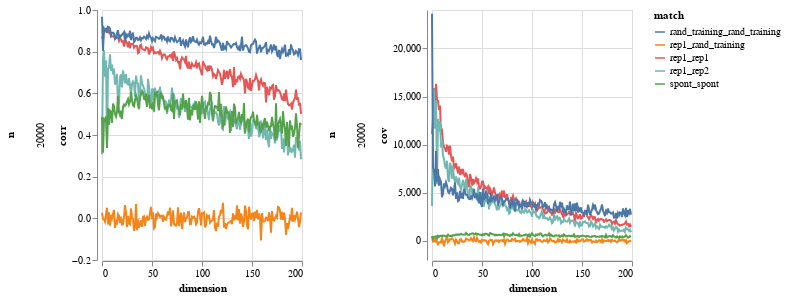

The notebook cell saved with this chart:
### Code cell
def gen_chart(data: pd.DataFrame) -> alt.Chart:
    y = "cov" if "cov" in data.columns else "corr"
    selection = alt.selection_multi(fields=["match"], bind="legend")
    base = alt.Chart(data).encode(x="dimension", y=y, color="match",)

    return (
        base.mark_line()
        .encode(
            size=alt.condition(~selection, alt.value(1), alt.value(2)),
            opacity=alt.condition(~selection, alt.value(0.4), alt.value(1)),
            row="n:N",
        )
        .properties(width=200, height=250)
        .add_selection(selection)
    )


gen_chart(innerprod_between_tests[0]) | gen_chart(innerprod_between_tests[1])

### Figure 1 — Vega-Lite specification as saved in the notebook (floating-point values rounded to 4 significant figures; data arrays with more than 128 entries replaced by an {"elided": "..."} marker saying what was removed)
{"config": {"view": {"continuousWidth": 400, "continuousHeight": 300}}, "hconcat": [{"data": {"name": "data-85a59b34eb642f84f69ddd05bac17ff3"}, "mark": "line", "encoding": {"color": {"type": "nominal", "field": "match"}, "opacity": {"condition": {"value": 0.4, "selection": {"not": "selector001"}}, "value": 1}, "row": {"type": "nominal", "field": "n"}, "size": {"condition": {"value": 1, "selection": {"not": "selector001"}}, "value": 2}, "x": {"type": "quantitative", "field": "dimension"}, "y": {"type": "quantitative", "field": "corr"}}, "height": 250, "selection": {"selector001": {"type": "multi", "fields": ["match"], "bind": "legend"}}, "width": 200}, {"data": {"name": "data-f046b8cf497122263f07cc9d738f7938"}, "mark": "line", "encoding": {"color": {"type": "nominal", "field": "match"}, "opacity": {"condition": {"value": 0.4, "selection": {"not": "selector002"}}, "value": 1}, "row": {"type": "nominal", "field": "n"}, "size": {"condition": {"value": 1, "selection": {"not": "selector002"}}, "value": 2}, "x": {"type": "quantitative", "field": "dimension"}, "y": {"type": "quantitative", "field": "cov"}}, "height": 250, "selection": {"selector002": {"type": "multi", "fields": ["match"], "bind": "legend"}}, "width": 200}], "$schema": "https://vega.github.io/schema/vega-lite/v4.8.1.json", "datasets": {"data-85a59b34eb642f84f69ddd05bac17ff3": {"elided": "1000 records"}, "data-f046b8cf497122263f07cc9d738f7938": {"elided": "1000 records"}}}
